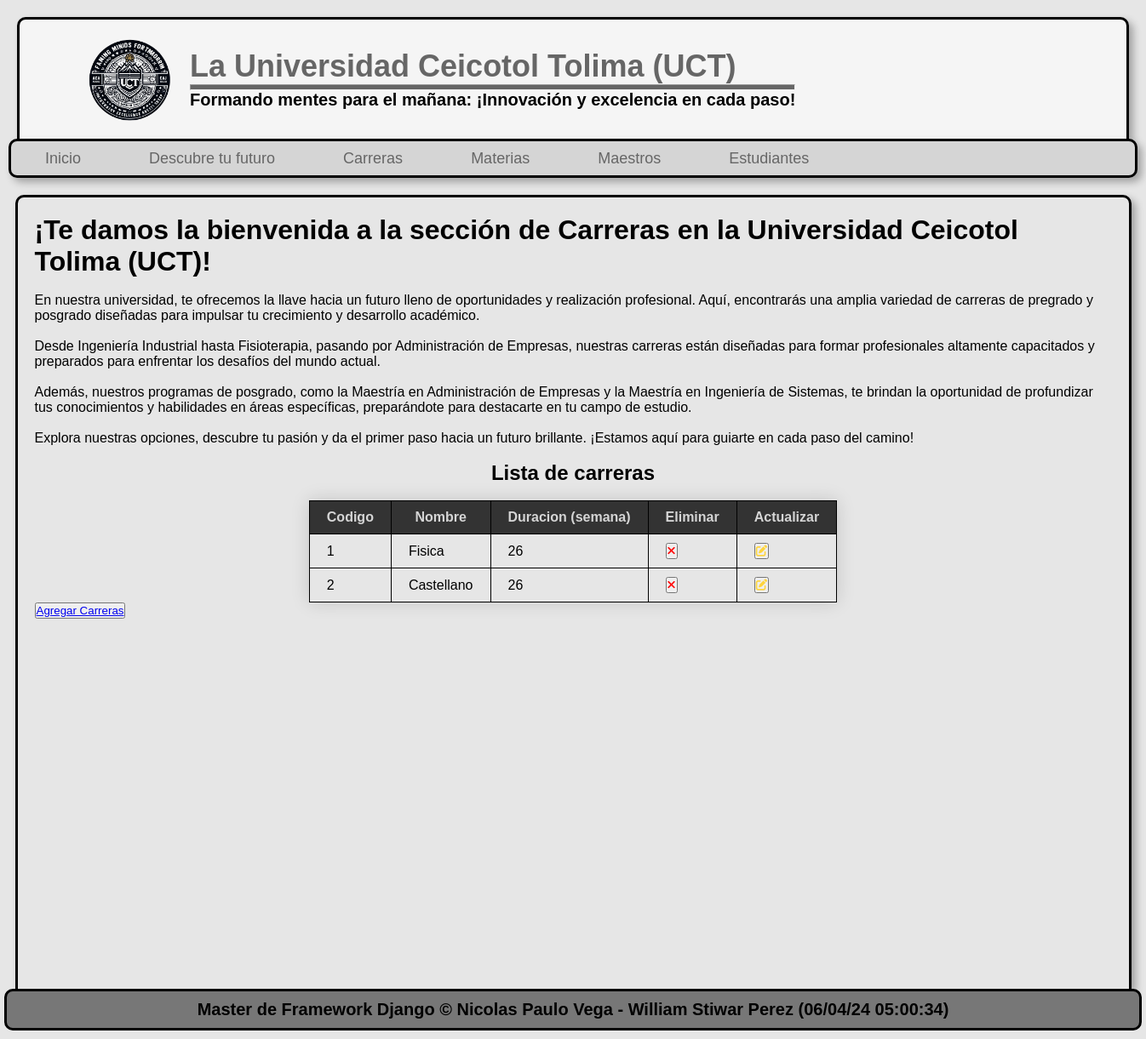
The app's page /carreras/, older data.
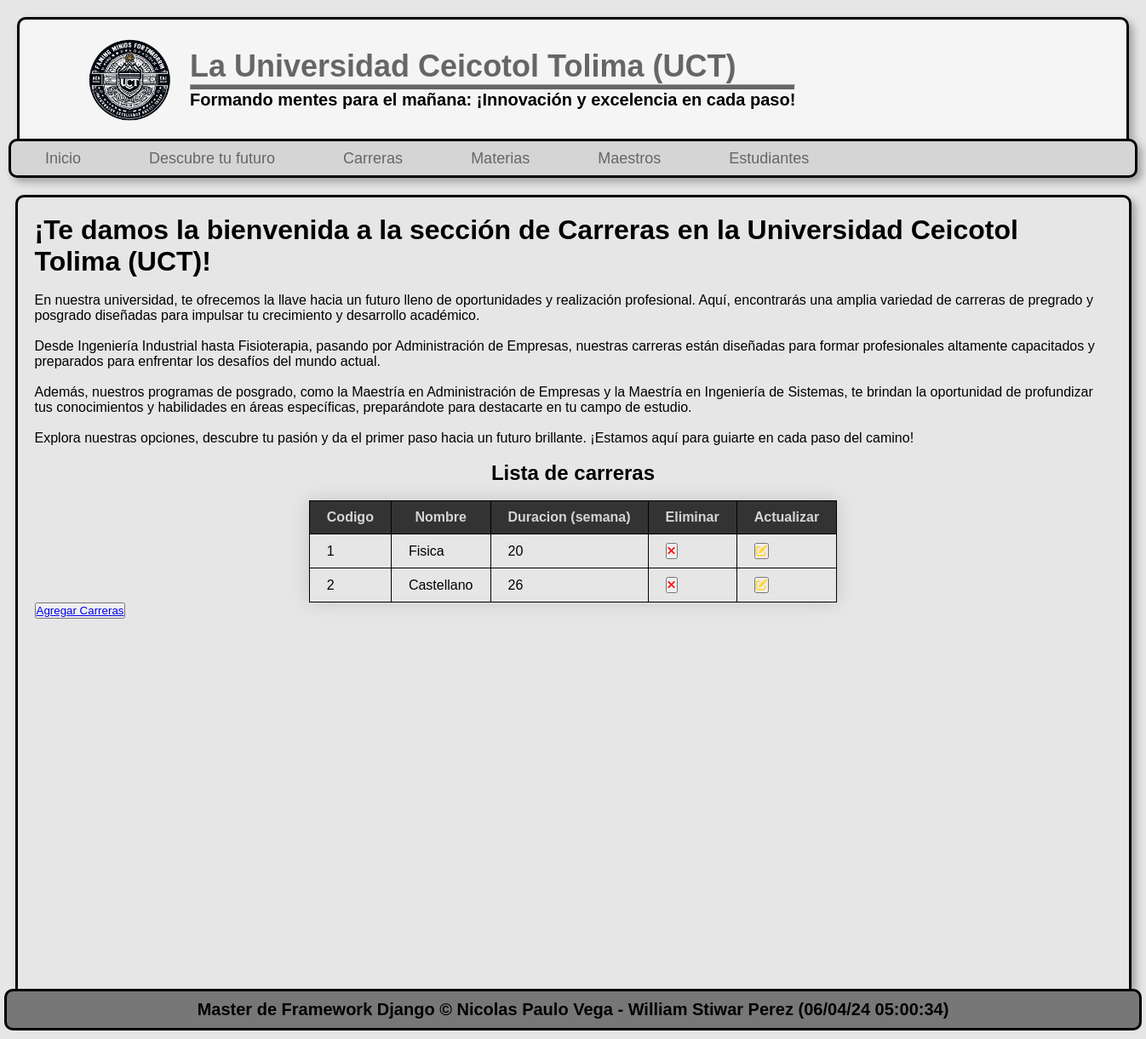
The same page, newer data.
### pagina/models.py (models this page shows, shortened)
class Careers(models.Model):
    code = models.AutoField(primary_key=True, verbose_name="codigo")
    name = models.CharField(max_length=150, verbose_name="nombre")
    duration = models.PositiveIntegerField(verbose_name="Duracion en la carrera")
    materia = models.ForeignKey(Materi, null=True, blank=True, on_delete=models.CASCADE, verbose_name="materia")
    class Meta:
        verbose_name="Carrera"
        verbose_name_plural="Carreras"

### pagina/views.py (the view)
# urls.py: path('carreras/', pagina.views.careers, name="careers"),
def careers(request):
    career = Careers.objects.order_by('code')
    return render(request, 'nav/careers.html',{
        'career': career
    })

### pagina/templates/nav/careers.html (shortened to what this page needs)
{% extends "layout.html" %}
{% load static %}
{% block content %}
    <h1>¡Te damos la bienvenida a la sección de Carreras en la Universidad Ceicotol Tolima (UCT)!</h1>
    <br>
    <p>En nuestra universidad, te ofrecemos la llave hacia un futuro lleno de oportunidades y realización profesional. Aquí, encontrarás una amplia variedad de carreras de pregrado y posgrado diseñadas para impulsar tu crecimiento y desarrollo académico.</p>
    <br>
    <p>Desde Ingeniería Industrial hasta Fisioterapia, pasando por Administración de Empresas, nuestras carreras están diseñadas para formar profesionales altamente capacitados y preparados para enfrentar los desafíos del mundo actual.</p>
    <br>
    <p>Además, nuestros programas de posgrado, como la Maestría en Administración de Empresas y la Maestría en Ingeniería de Sistemas, te brindan la oportunidad de profundizar tus conocimientos y habilidades en áreas específicas, preparándote para destacarte en tu campo de estudio.</p>
    <br>
    <p>Explora nuestras opciones, descubre tu pasión y da el primer paso hacia un futuro brillante. ¡Estamos aquí para guiarte en cada paso del camino!</p>
    <br>
    <h2 class="carreras-h2">Lista de carreras</h2>
    <br>
    <div class="lista-carreras">
        <table class="tabla-carreras">
            <thead>
                    <tr>
                    <th>Codigo</th>
                    <th>Nombre</th>
                    <th>Duracion (semana)</th>
                    <th>Eliminar</th>
                    <th>Actualizar</th>
                </tr>
            </thead>
            <tbody>
                {% for careers in career %}
                <tr>
                    <td>{{ careers.code }}</td>
                    <td>{{ careers.name }}</td>
                    <td>{{ careers.duration }}</td>
                    <td>
                        <button>
                            <a href="#"><i class="fa-sharp fa-solid fa-xmark" style="color: #ff0000;"></i></a>
                        </button>
                    </td>
                    <td>
                        <button>
                            <a href="{% url 'edit_career' careers.code %}">
                                <i class="fa-sharp fa-solid fa-pen-to-square" style="color: #FFD43B;"></i>
                            </a>
                        </button>
                    </td>
                </tr>
                {% endfor %}
            </tbody>
        </table>
        <button>
            <a href="{% url "create_career" %}">Agregar Carreras</a>
        </button>
    </div>
{% endblock  %}

Row changes from the older to the newer data that the page shows:
changed Careers "Fisica": duration "26" → "20"
